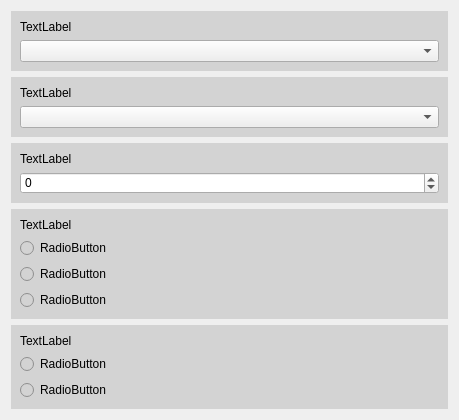
<?xml version="1.0" encoding="UTF-8"?>
<ui version="4.0">
 <class>Form</class>
 <widget class="QWidget" name="Form">
  <property name="geometry">
   <rect>
    <x>0</x>
    <y>0</y>
    <width>459</width>
    <height>400</height>
   </rect>
  </property>
  <property name="windowTitle">
   <string>Form</string>
  </property>
  <layout class="QGridLayout" name="gridLayout">
   <item row="0" column="0">
    <layout class="QVBoxLayout" name="option_layout">
     <property name="spacing">
      <number>6</number>
     </property>
     <item>
      <widget class="QWidget" name="roll_off_widget" native="true">
       <property name="styleSheet">
        <string notr="true">background-color: lightgray;</string>
       </property>
       <layout class="QGridLayout" name="gridLayout_2">
        <item row="3" column="0">
         <layout class="QVBoxLayout" name="roll_off_layout">
          <item>
           <widget class="QLabel" name="roll_off_label">
            <property name="styleSheet">
             <string notr="true"/>
            </property>
            <property name="text">
             <string>TextLabel</string>
            </property>
           </widget>
          </item>
          <item>
           <widget class="QComboBox" name="roll_off_cb">
            <property name="styleSheet">
             <string notr="true">background-color: Pale gray;</string>
            </property>
           </widget>
          </item>
         </layout>
        </item>
       </layout>
      </widget>
     </item>
     <item>
      <widget class="QWidget" name="tc_widget" native="true">
       <property name="styleSheet">
        <string notr="true">background-color: lightgray;</string>
       </property>
       <layout class="QGridLayout" name="gridLayout_3">
        <item row="0" column="0">
         <layout class="QVBoxLayout" name="tc_layout">
          <item>
           <widget class="QLabel" name="tc_label">
            <property name="text">
             <string>TextLabel</string>
            </property>
           </widget>
          </item>
          <item>
           <widget class="QComboBox" name="tc_cb">
            <property name="styleSheet">
             <string notr="true">background-color: Pale gray;</string>
            </property>
           </widget>
          </item>
         </layout>
        </item>
       </layout>
      </widget>
     </item>
     <item>
      <widget class="QWidget" name="h_widget" native="true">
       <property name="styleSheet">
        <string notr="true">background-color: lightgray;</string>
       </property>
       <layout class="QGridLayout" name="gridLayout_6">
        <item row="0" column="0">
         <layout class="QVBoxLayout" name="h_layout">
          <item>
           <widget class="QLabel" name="h_label">
            <property name="text">
             <string>TextLabel</string>
            </property>
           </widget>
          </item>
          <item>
           <widget class="QSpinBox" name="h_spinbox">
            <property name="styleSheet">
             <string notr="true">background-color: Pale gray;</string>
            </property>
            <property name="minimum">
             <number>-1000000</number>
            </property>
            <property name="maximum">
             <number>1000000</number>
            </property>
           </widget>
          </item>
         </layout>
        </item>
       </layout>
      </widget>
     </item>
     <item>
      <widget class="QWidget" name="ig_widget" native="true">
       <property name="styleSheet">
        <string notr="true">background-color: lightgray;</string>
       </property>
       <layout class="QGridLayout" name="gridLayout_4">
        <item row="1" column="0">
         <layout class="QVBoxLayout" name="ig_layout">
          <item>
           <widget class="QLabel" name="ig_label">
            <property name="text">
             <string>TextLabel</string>
            </property>
           </widget>
          </item>
          <item>
           <widget class="QRadioButton" name="ig_0">
            <property name="text">
             <string>RadioButton</string>
            </property>
           </widget>
          </item>
          <item>
           <widget class="QRadioButton" name="ig_1">
            <property name="text">
             <string>RadioButton</string>
            </property>
           </widget>
          </item>
          <item>
           <widget class="QRadioButton" name="ig_2">
            <property name="text">
             <string>RadioButton</string>
            </property>
           </widget>
          </item>
         </layout>
        </item>
       </layout>
      </widget>
     </item>
     <item>
      <widget class="QWidget" name="coupling_widget" native="true">
       <property name="styleSheet">
        <string notr="true">background-color: lightgray;</string>
       </property>
       <layout class="QGridLayout" name="gridLayout_5">
        <item row="0" column="0">
         <layout class="QVBoxLayout" name="coupling_layout">
          <item>
           <widget class="QLabel" name="coupling_label">
            <property name="text">
             <string>TextLabel</string>
            </property>
           </widget>
          </item>
          <item>
           <widget class="QRadioButton" name="coupling_0">
            <property name="text">
             <string>RadioButton</string>
            </property>
           </widget>
          </item>
          <item>
           <widget class="QRadioButton" name="coupling_1">
            <property name="text">
             <string>RadioButton</string>
            </property>
           </widget>
          </item>
         </layout>
        </item>
       </layout>
      </widget>
     </item>
    </layout>
   </item>
  </layout>
 </widget>
 <resources/>
 <connections/>
</ui>
